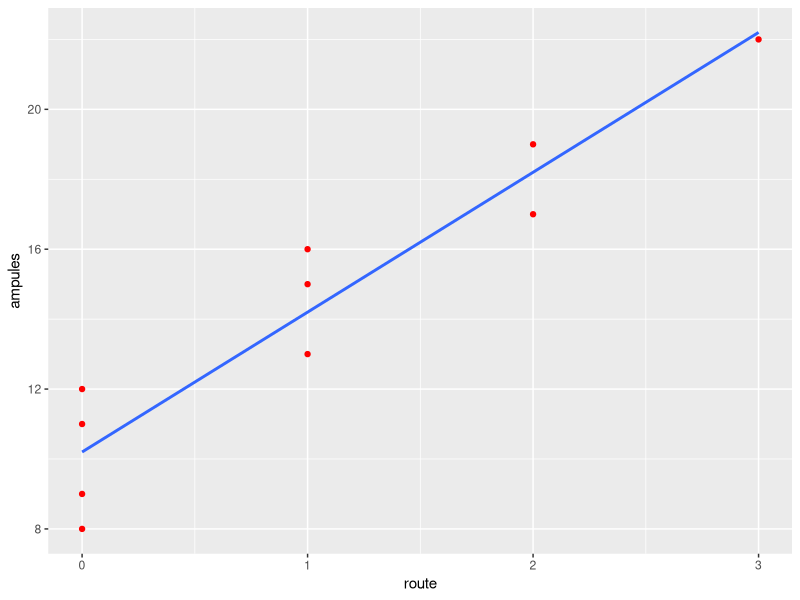

Reproduce this figure in R.
## ---- chunk 1
knitr::opts_chunk$set(echo = TRUE)
## ---- chunk 2
library(tidyverse)
library(dplyr)
## ---- chunk 3
route <- c(1, 0, 2, 0, 3, 1, 0, 1, 2, 0)
ampules <- c(16, 9, 17, 12, 22, 13, 8, 15, 19, 11)

df = tibble(route, ampules)

df %>% 
  ggplot(aes(x = route, y = ampules)) +
  geom_point(color = "red") +
  geom_smooth(method = "lm", se = F, formula = y ~ x)

lm.fit <- lm(ampules ~ route)
summary(lm.fit)
## ---- chunk 4
# The formula is given as 
# y(hat) = 10.2 + 4x

# when x = 1
yhat_1 <- 10.2 + 4*1

yhat_1
## ---- chunk 5
# Calculate for when X = 2
yhat_2 <- 10.2 + 4*2

# Estimate the increase
slope <- yhat_2 - yhat_1
slope
## ---- chunk 6
# For x = 3
# y_hat = 10.2 + 4*3
# y_hat = 10.2 + 12 = 22.2
# residual for X3 = 22.2 - 22 = 0.2 (Below average because it is negative)

yhat <- 10.2 + 4 * 3
residual <- 22 - yhat # Where 22 is the observed value
residual
## ---- chunk 7
Xbar = mean(route)
Ybar = mean(ampules)
# To verify that the fitted regression line goes through the point, we substitute x in the equation for Xbar, that is, 1 and verify if it is 14.2

yhat <- 10.2 + 4 * 1
print(paste("yhat = ", yhat))
print(paste("Xbar = ", Xbar, ", Ybar = ", Ybar, "Yhat at points(1, 14.2) = ", yhat))
## ---- chunk 8
# Multiple R-squared:  0.9009
